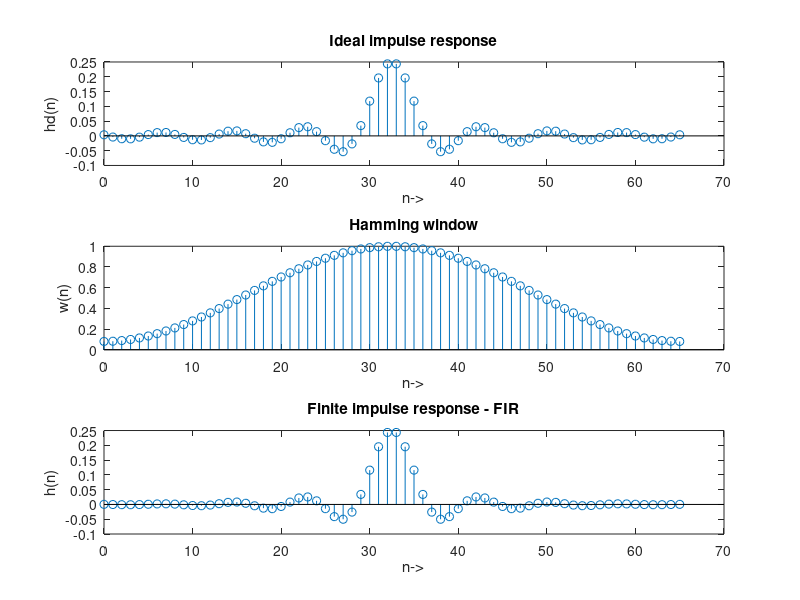
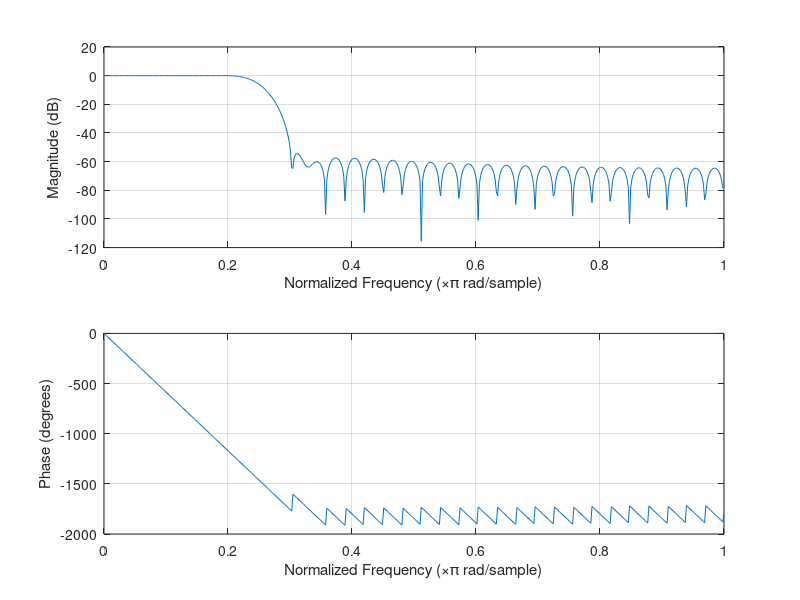

MATLAB code for these plots, in order:
clc; clear all; close all;
wp=0.2*pi;
ws=0.3*pi;
wc=(ws+wp)/2;
fc=wc/pi;
TW=ws-wp;
M=ceil(6.6*pi/TW);
n=0:M-1;
alpha=ceil(M-1)/2;
m=n-alpha;
hd=fc*sinc(fc*m);
w=hamming(M)';
h=hd.*w;
subplot(311); stem(n, hd); xlabel("n->"); ylabel('hd(n)'); title("Ideal impulse response");
subplot(312); stem(n, w); xlabel('n->'); ylabel('w(n)'); title("Hamming window");
subplot(313); stem(n, h); xlabel('n->'); ylabel('h(n)'); title("Finite impulse response - FIR");
figure
freqz(h)
